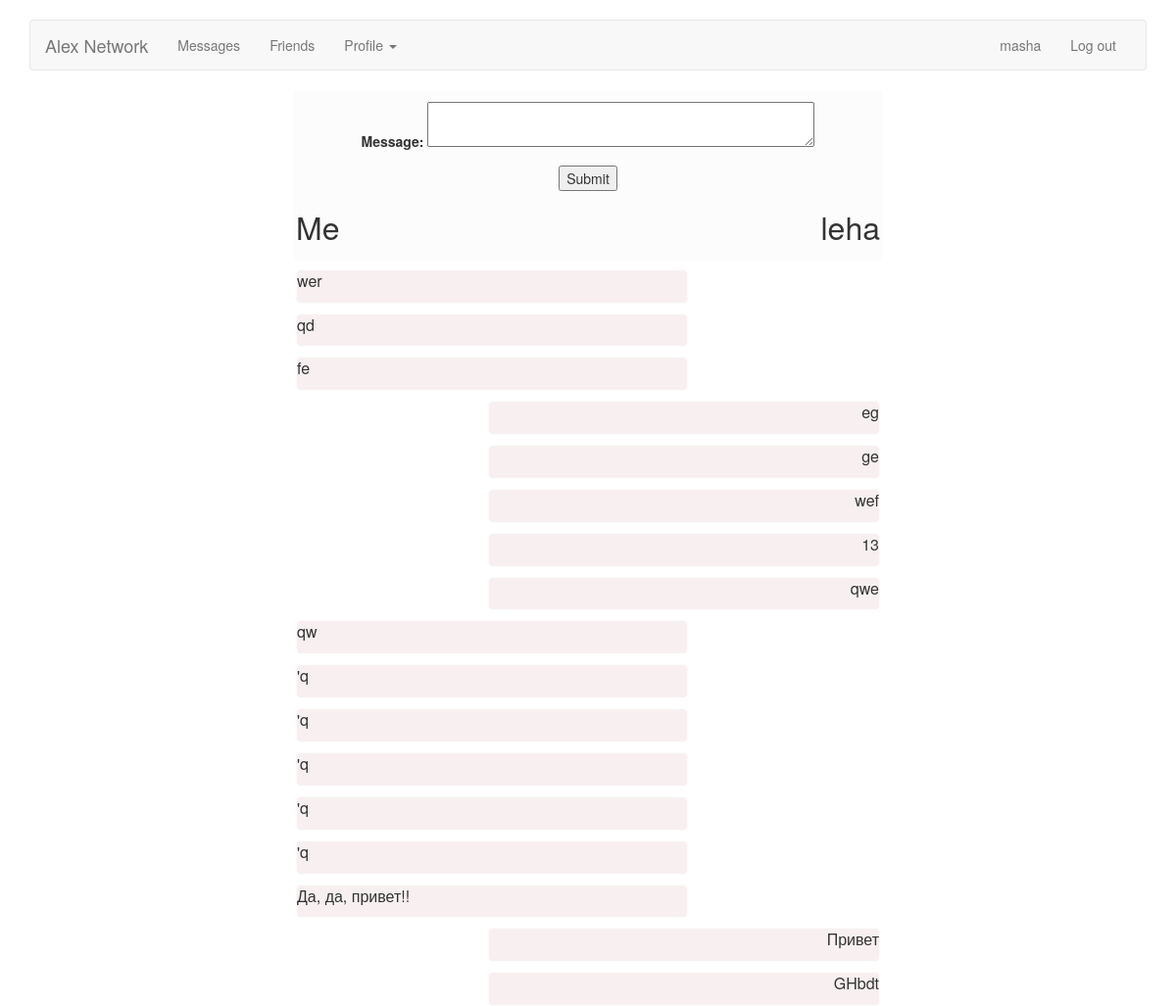
Before: /talk/dialog/5/ (signed in) with the older database file.
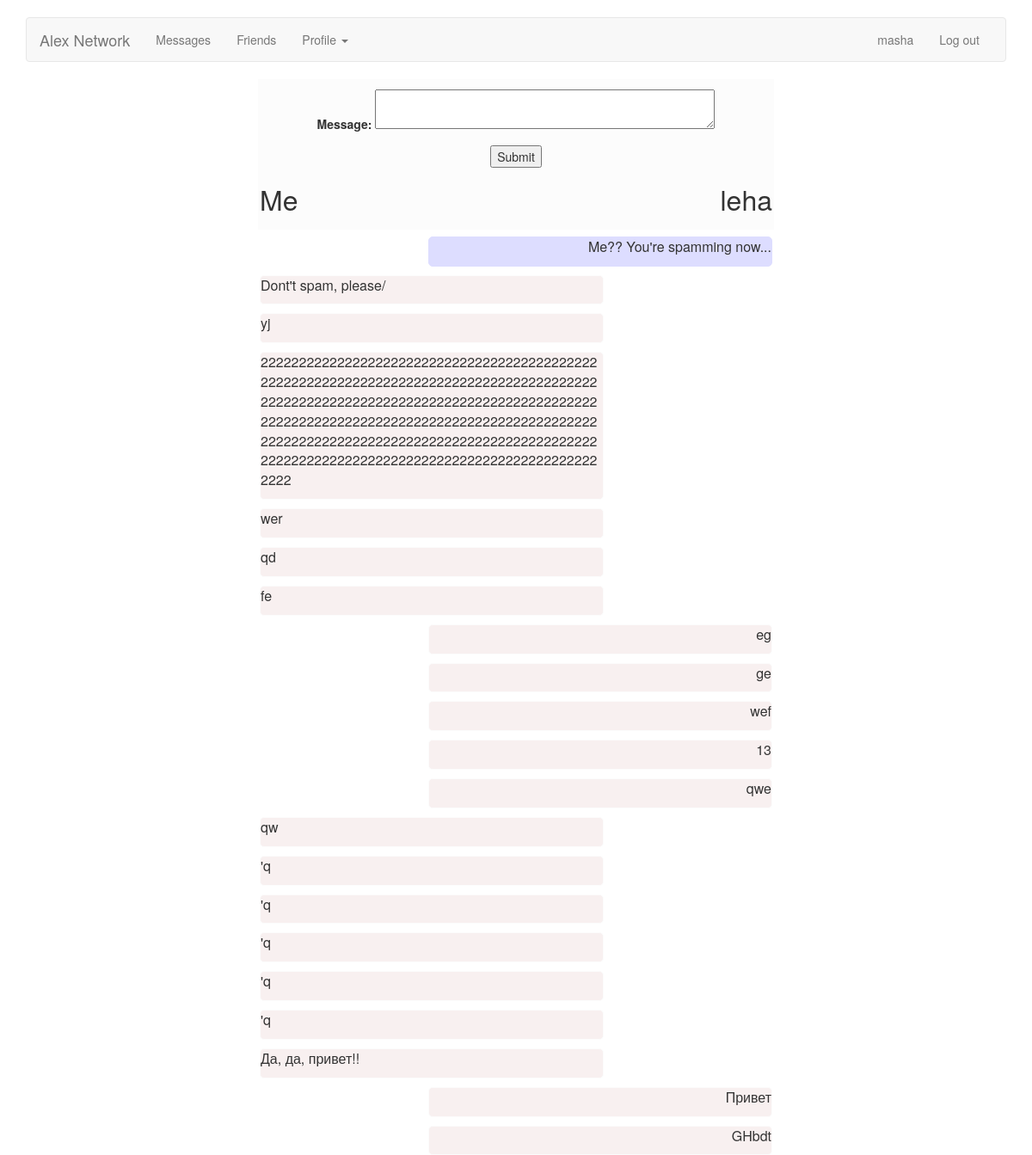
After: the same page with the newer database file.
### talk/models.py (models this page shows, shortened)
class Message(models.Model):
    sender = models.ForeignKey(User)
    receiver = models.ForeignKey(User, related_name = 'receiver')
    text = models.CharField(max_length = 500)
    read = models.BooleanField()
    date = models.DateTimeField(auto_now_add = True)

### talk/views.py (the view, shortened to what this page needs)
# urls.py: url(r'^dialog/(?P<pk>\d+)/$', views.DialogView.as_view(),
class DialogView(TemplateView):
    template_name = 'talk/dialog.html'
    def get(self, request, pk):
        form = MessageForm()
        friend = User.objects.get(pk = pk)
        messages = Message.objects.filter\
            (
                sender = request.user,
                receiver = friend,
            )\
        	|\
        	Message.objects.filter\
            (
                receiver = request.user,
                sender = friend,
            )
        messages = messages.order_by("-date")
        args = {'messages': list(messages), 'form': form, 'friend': friend}
        Message.objects.filter\
            (
                receiver = request.user,
                sender = friend,
            ).update(read=True)
        return render(request, self.template_name, args)

### talk/forms.py
class MessageForm(forms.Form):
    message = forms.CharField(widget=\
                              forms.Textarea(attrs = {'cols': 50, 'rows': 2}))

### talk/templates/talk/dialog.html (shortened to what this page needs)
{% extends 'base.html' %}
{% block body %}
	<div class="container1">
		<p align="right">
		<form method="post">
			{{ form.as_p }}
			<p align="center">
				<button type="submit">Submit</button>
			</p>
		</p>
		<p style="text-align:left;">
		<font size="6" align="right">Me</font>
		<span style="float:right;">
		<font size="6">{{ friend }}</font>
		</span>
		</p>
		{% for mes in messages %}
			{% if mes.read %}
				<div class="read"
			{% else %}
				<div class="unread"
			{% endif %}
				{% if mes.sender == request.user %}
					style="float:left"><p align="left">
				{% else %}
					style="float:right"><p align="right">
				{% endif %}
					<font size="3">{{ mes.text }}</font></p>
				</div>
		{% endfor %}
{% endblock %}

Changed rows visible on the page:
added Message: text "Me?? You're spamming now..."
added Message: text "Dont't spam, please/"
added Message: text "yj"
added Message: text "2222222222222222222222222222222222222222222222222222222222222222222222222222222222222222222222222222222222222222222222222222222222222222222222222222222222222222222222222222222222222222222222222222222222222222222222222222222222222222222222222222222222222222222222222222"
